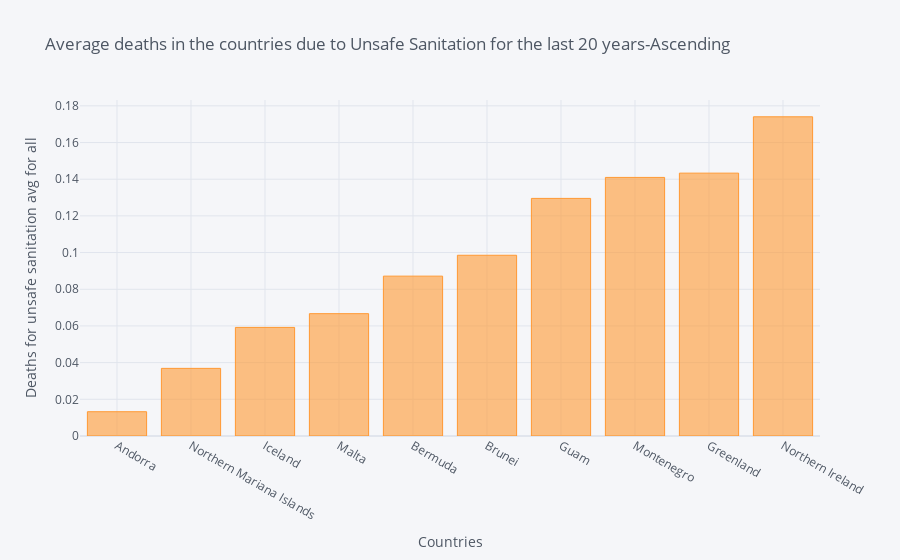

Notebook source saved alongside this figure:
### Code cell
avg_all=small_df.sort_values(by='Average Death due to Unsafe sanitation over the years', ascending=True).head(10)
avg_all[['Country','Average Death due to Unsafe sanitation over the years']].\
set_index('Country').iplot(kind='bar', xTitle='Countries', yTitle=' Deaths for unsafe sanitation avg for all',
title='Average deaths in the countries due to Unsafe Sanitation for the last 20 years-Ascending ')

### Figure 1 — Plotly figure (JSON) as saved in the notebook; plotly's stock layout.template omitted (floating-point values rounded to 4 significant figures)
{"data": [{"marker": {"color": "rgba(255, 153, 51, 0.6)", "line": {"color": "rgba(255, 153, 51, 1.0)", "width": 1}}, "name": "Average Death due to Unsafe sanitation over the years", "orientation": "v", "text": "", "type": "bar", "x": ["Andorra", "Northern Mariana Islands", "Iceland", "Malta", "Bermuda", "Brunei", "Guam", "Montenegro", "Greenland", "Northern Ireland"], "y": [0.01323, 0.03688, 0.0592, 0.06669, 0.08715, 0.09853, 0.1295, 0.141, 0.1433, 0.174]}], "layout": {"legend": {"bgcolor": "#F5F6F9", "font": {"color": "#4D5663"}}, "paper_bgcolor": "#F5F6F9", "plot_bgcolor": "#F5F6F9", "title": {"font": {"color": "#4D5663"}, "text": "Average deaths in the countries due to Unsafe Sanitation for the last 20 years-Ascending "}, "xaxis": {"gridcolor": "#E1E5ED", "showgrid": true, "tickfont": {"color": "#4D5663"}, "title": {"font": {"color": "#4D5663"}, "text": "Countries"}, "zerolinecolor": "#E1E5ED"}, "yaxis": {"gridcolor": "#E1E5ED", "showgrid": true, "tickfont": {"color": "#4D5663"}, "title": {"font": {"color": "#4D5663"}, "text": " Deaths for unsafe sanitation avg for all"}, "zerolinecolor": "#E1E5ED"}}}
